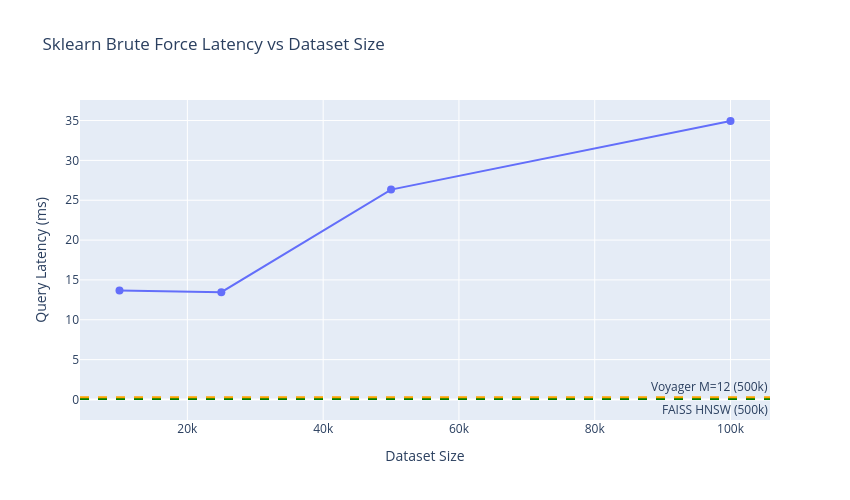

Notebook code cell kept with this figure:
### Code cell
# Reference values from previous days (at 500k)
FAISS_HNSW_LATENCY = 0.06    # Day 1: recall 1.00 comes from a single query
VOYAGER_RECALL     = 0.9797  # Day 2: M=12, ef=200, average over 1,000 queries
VOYAGER_LATENCY    = 0.290   # Day 2: M=12, ef=200

fig = go.Figure()

fig.add_trace(go.Scatter(
    x = df_scale["size"],
    y = df_scale["latency_ms"],
    mode = "lines+markers",
    name = "Sklearn brute force",
    marker = {"size": 8},
))

fig.add_hline(
    y = FAISS_HNSW_LATENCY,
    line_dash = "dash",
    line_color = "green",
    annotation_text = "FAISS HNSW (500k)",
    annotation_position = "bottom right",
)

fig.add_hline(
    y = VOYAGER_LATENCY,
    line_dash = "dash",
    line_color = "orange",
    annotation_text = "Voyager M=12 (500k)",
    annotation_position = "top right",
)

fig.update_layout(
    title = "Sklearn Brute Force Latency vs Dataset Size",
    xaxis_title = "Dataset Size",
    yaxis_title = "Query Latency (ms)",
    width = 850,
    height = 500,
)
fig.show()

### Figure 1 — Plotly figure (JSON) as saved in the notebook; plotly's stock layout.template omitted (floating-point values rounded to 4 significant figures)
{"data": [{"marker": {"size": 8}, "mode": "lines+markers", "name": "Sklearn brute force", "type": "scatter", "x": [10000, 25000, 50000, 100000], "y": [13.69, 13.46, 26.33, 34.94]}], "layout": {"annotations": [{"showarrow": false, "text": "FAISS HNSW (500k)", "x": 1, "xanchor": "right", "xref": "x domain", "y": 0.06, "yanchor": "top", "yref": "y"}, {"showarrow": false, "text": "Voyager M=12 (500k)", "x": 1, "xanchor": "right", "xref": "x domain", "y": 0.29, "yanchor": "bottom", "yref": "y"}], "height": 500, "shapes": [{"line": {"color": "green", "dash": "dash"}, "type": "line", "x0": 0, "x1": 1, "xref": "x domain", "y0": 0.06, "y1": 0.06, "yref": "y"}, {"line": {"color": "orange", "dash": "dash"}, "type": "line", "x0": 0, "x1": 1, "xref": "x domain", "y0": 0.29, "y1": 0.29, "yref": "y"}], "title": {"text": "Sklearn Brute Force Latency vs Dataset Size"}, "width": 850, "xaxis": {"title": {"text": "Dataset Size"}}, "yaxis": {"title": {"text": "Query Latency (ms)"}}}}
